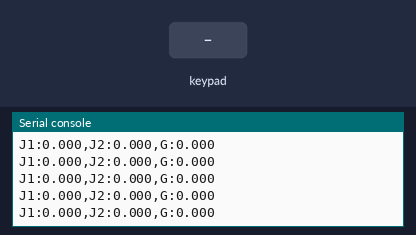
The program below on a simulated ESP32 board running MicroPython. Parts: the last lines printed to the serial console. The inputs (shaded band) are chosen by the test bench.

Above: at 1.2 s.
1.3 s: key '2' pressed
At 1.32 s:
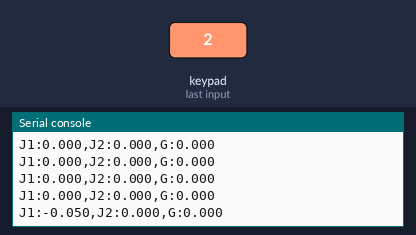
2.8 s: keypad keys 1 2 pressed 0.4 s apart
At 3.23 s:
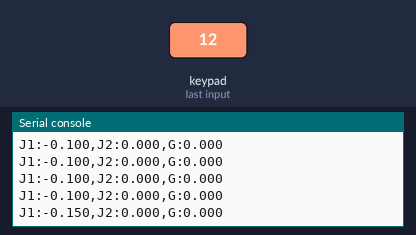
5.1 s: key '4' pressed
At 5.14 s:
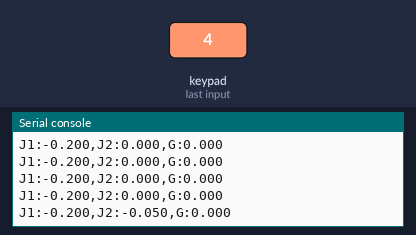
6.6 s: keypad keys 1 2 # pressed 0.4 s apart
At 7.06 s:
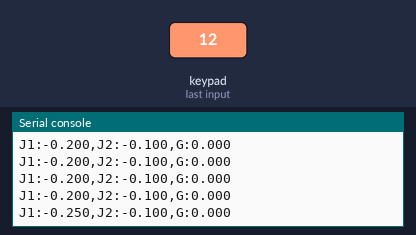
Timing chart, 0 to 9.6 s (numbered marks = the images above; inputs shaded):
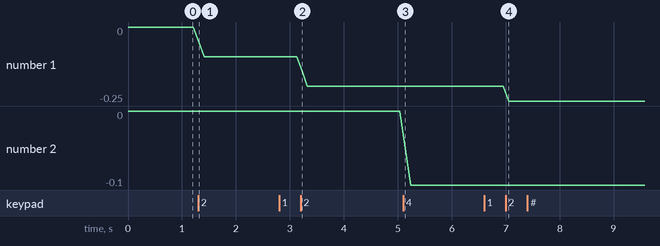

The program:

esp32_brazo.py
```python
# Controla el brazo SOLO con el teclado matricial 4x4 — sin
# potenciometro ni ningun otro sensor analogico. Las teclas funcionan
# como un mando de jog (mantener presionado mueve la articulacion
# mientras se sostiene, como un teach pendant real), con el mismo
# diseño de flechas de un teclado numerico:
#
#   8 = joint_1 (base) aumenta       2 = joint_1 (base) disminuye
#   6 = joint_2 (codo) aumenta       4 = joint_2 (codo) disminuye
#   9 = pinza aumenta                7 = pinza disminuye
#   5 = vuelve las 3 articulaciones a 0 (home)
#
# El protocolo por serial no cambia (sigue mandando "J1:..,J2:..,G:..",
# siempre las 3 articulaciones), asi que brazo_pybullet.py no necesita
# tocar nada del lado de la lectura.
#
# Este archivo debe guardarse como main.py en el ESP32. El puerto USB
# queda libre para pyserial en el PC (brazo_pybullet.py) sin necesidad
# de tener Thonny conectado.
#
# Conexion del teclado: directo a 8 GPIO del ESP32 con su cinta de 8
# cables (4 filas R1..R4 y 4 columnas C1..C4), sin ningun modulo en el
# medio. Los mismos pines del tema 8 punto 1 y del taller (tema 9), asi
# el mismo montaje sirve para los tres:
#   - Filas    R1..R4 -> GPIO14, GPIO27, GPIO26, GPIO25 (salidas)
#   - Columnas C1..C4 -> GPIO33, GPIO32, GPIO18, GPIO19 (entradas con
#     pull-up interno del ESP32)

from machine import Pin
import time

# mismos limites definidos en los <limit> de brazo.urdf, en radianes para
# las articulaciones revolute (joint_1, joint_2) y en metros para la
# extension prismatica de la pinza (joint_gripper)
LIM_J1 = (-2.5, 2.5)
LIM_J2 = (-2.0, 2.0)
LIM_G = (0.0, 0.15)

PASO_J1 = 0.05  # radianes por tick (~100ms) mientras se mantiene la tecla
PASO_J2 = 0.05
PASO_G = 0.005

# ------------------------------------------------------------------
# Teclado matricial 4x4 directo a GPIO
# ------------------------------------------------------------------
ROW_PINS = [14, 27, 26, 25]   # R1..R4 (filas: 1 2 3 A / 4 5 6 B / 7 8 9 C / * 0 # D)
COL_PINS = [33, 32, 18, 19]   # C1..C4 (columnas: 1 4 7 * / 2 5 8 0 / 3 6 9 # / A B C D)

MAPA_TECLAS = [
    ["1", "2", "3", "A"],
    ["4", "5", "6", "B"],
    ["7", "8", "9", "C"],
    ["*", "0", "#", "D"],
]

# Filas como salidas, arrancando en alto (value=1): en reposo ninguna
# fila "tira" hacia abajo, asi que ninguna columna puede leer 0 aunque
# haya una tecla apretada.
filas = [Pin(p, Pin.OUT, value=1) for p in ROW_PINS]

# Columnas como entradas con PULL_UP interno: una tecla es solo un
# contacto que une una fila con una columna, no pone ningun voltaje por
# si misma. Sin pull-up, una columna sin tecla apretada quedaria
# "flotando" y leeria ruido; con el pull-up queda en 1 y solo baja a 0
# cuando una tecla la une con la fila que esta en bajo ("activa en bajo").
columnas = [Pin(p, Pin.IN, Pin.PULL_UP) for p in COL_PINS]


def leer_tecla():
    # Barrido de filas: se baja a 0 UNA fila a la vez (las demas quedan
    # en 1). Si en ese momento alguna columna se lee en 0, es porque hay
    # una tecla presionada justo en el cruce de esa fila con esa columna.
    # Si se bajaran todas las filas juntas se sabria la columna pero no
    # cual de las 4 filas la bajo.
    for i, fila in enumerate(filas):
        fila.value(0)
        # unos microsegundos para que la columna alcance a bajar de
        # verdad (el pull-up interno es una resistencia alta y los cables
        # tienen algo de capacidad); si se lee enseguida la tecla se pierde
        time.sleep_us(10)
        for j, col in enumerate(columnas):
            if col.value() == 0:
                # se vuelve a subir la fila ANTES de salir: asi nunca
                # quedan dos filas en bajo en el siguiente barrido
                fila.value(1)
                return MAPA_TECLAS[i][j]
        fila.value(1)
    return None


def limitar(valor, limite):
    minimo, maximo = limite
    return max(minimo, min(maximo, valor))


# ------------------------------------------------------------------
# Programa principal
# ------------------------------------------------------------------
j1, j2, g = 0.0, 0.0, 0.0

while True:
    # Con el teclado directo a GPIO no hay nada que "no conteste" (a
    # diferencia de un dispositivo I2C): con un cable suelto la tecla
    # simplemente no se detecta, y el ESP32 sigue mandando la ultima
    # posicion.
    tecla = leer_tecla()

    if tecla == "8":
        j1 = limitar(j1 + PASO_J1, LIM_J1)
    elif tecla == "2":
        j1 = limitar(j1 - PASO_J1, LIM_J1)
    elif tecla == "6":
        j2 = limitar(j2 + PASO_J2, LIM_J2)
    elif tecla == "4":
        j2 = limitar(j2 - PASO_J2, LIM_J2)
    elif tecla == "9":
        g = limitar(g + PASO_G, LIM_G)
    elif tecla == "7":
        g = limitar(g - PASO_G, LIM_G)
    elif tecla == "5":
        j1, j2, g = 0.0, 0.0, 0.0

    # Se mandan SIEMPRE las 3 articulaciones (no solo la que cambio): asi
    # cada linea es autosuficiente y si el PC se pierde una, la siguiente
    # ya trae la posicion completa. 3 decimales = milimetros/milirradianes,
    # mas que suficiente para un paso de 0.005.
    print("J1:{:.3f},J2:{:.3f},G:{:.3f}".format(j1, j2, g))
    # 100 ms por vuelta = 10 pasos por segundo mientras se sostiene una
    # tecla: con PASO_J1 = 0.05 rad son ~29 grados/s, rapido pero controlable.
    time.sleep(0.1)
```

Measured:
- after the input at 1.3 s, the serial console: prints a new line at once (image 1)
- after the input at 2.8 s, the serial console: prints a new line after 0.42 s (image 2)
- after the input at 5.1 s, the serial console: prints a new line at once (image 3)
- after the input at 6.6 s, the serial console: prints a new line after 0.45 s (image 4)
- plotted number 1: 0 → -0.1 after the input at 1.3 s, -0.1 → -0.2 after the input at 2.8 s, -0.2 → -0.25 after the input at 6.6 s
